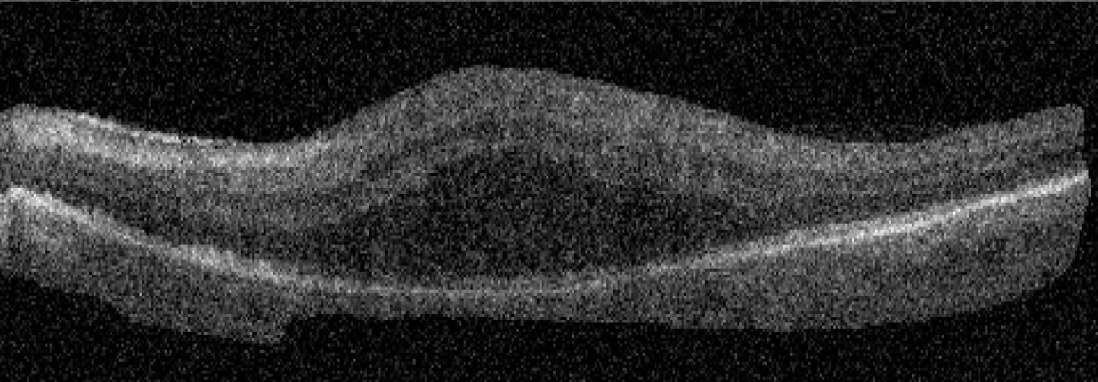
#> input picture Lab5/8bit-image.png, 1098 x 382 px, found by its file name
$ python Lab5-1.py
#> lines starting #> are read from the running program, lines starting #| are printed output that depends on the picture; after the words box and inside, x2 and y2 are one past the last pixel; in counts of white or black regions, pixels touching at a corner belong together
import cv2
import numpy as np
import matplotlib.pyplot as plt

# Load a grayscale image
img = cv2.imread('Lab5/8bit-image.png', cv2.IMREAD_GRAYSCALE)
#> img is the input picture: shape (382, 1098); min 0, max 255, mean 44.1


# Create 8 subplots for each bitplane
fig, axes = plt.subplots(2, 4, figsize=(12, 6))
fig.suptitle('Bitplane Decomposition', fontsize=16)

for i in range(8):
    bitplane = (img >> i) & 1  # Extract the i-th bit
    bitplane_img = bitplane * 255  # Scale to 0 or 255 for visualization

    ax = axes[i // 4, i % 4]
    ax.imshow(bitplane_img, cmap='gray')
    ax.set_title(f'Bitplane {i}')
    ax.axis('off')
#> this loop made 8 passes
#> pass 1, `bitplane = (img >> i) & 1`:
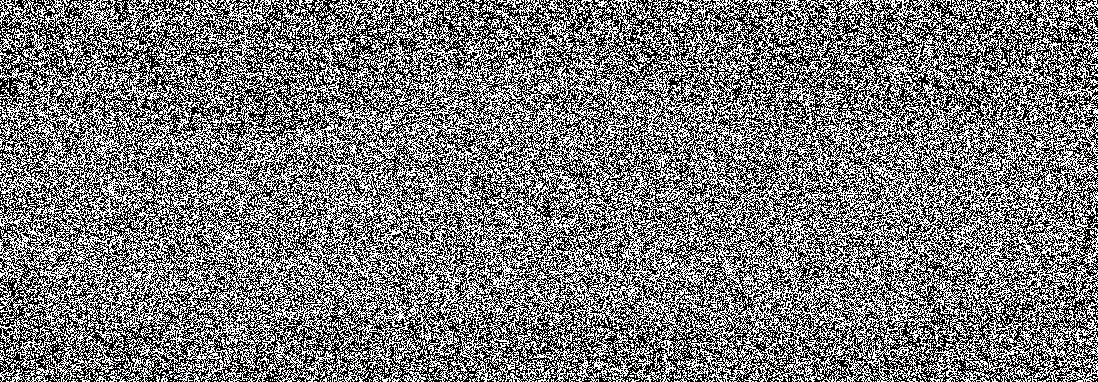
#> bitplane: shape (382, 1098); values 0 (black) and 1 (white), 47.8% white in thin lines or dots
#> pass 2, `bitplane = (img >> i) & 1`:
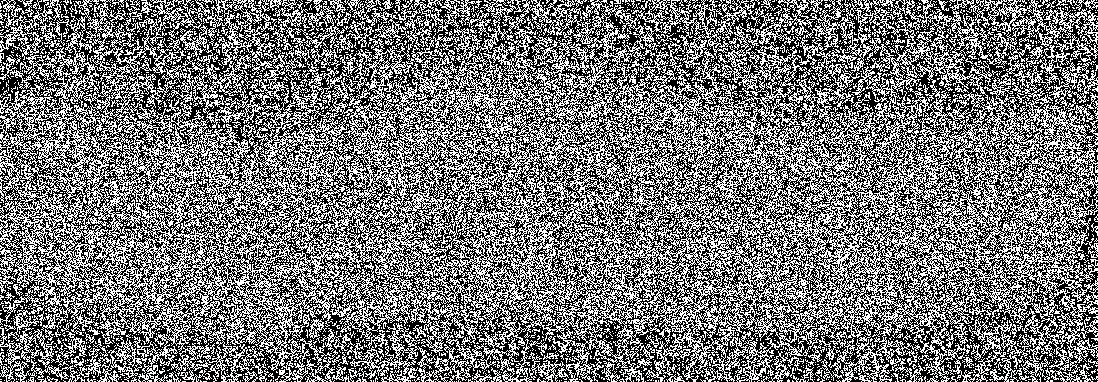
#> bitplane: shape (382, 1098); values 0 (black) and 1 (white), 46.3% white in thin lines or dots

plt.tight_layout()
plt.show()
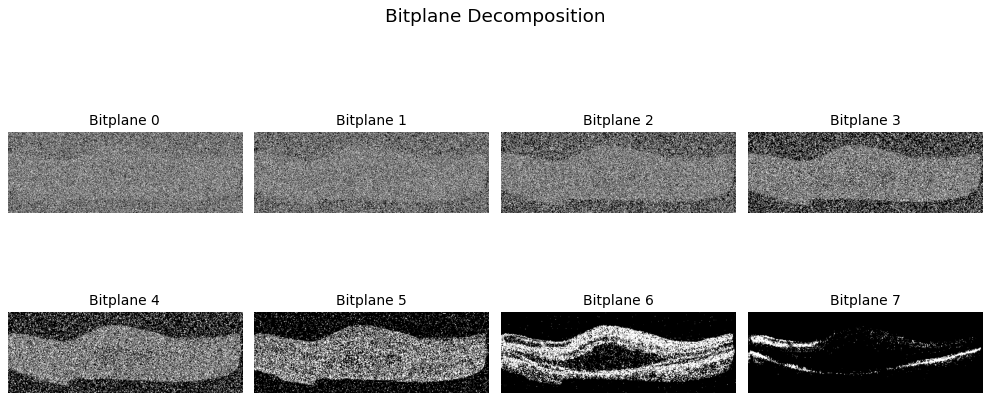
#> figure drawn by matplotlib, 8 panels

$ run again, with Lab5/tumor.png copied over Lab5/8bit-image.png
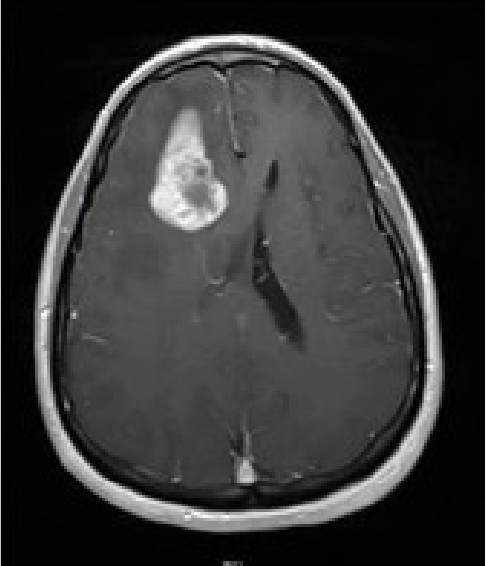
#> input picture Lab5/tumor.png, 486 x 566 px, found by its file name
#> the loop `for i in range(8):` made 8 passes
#> pass 1, `bitplane = (img >> i) & 1`:
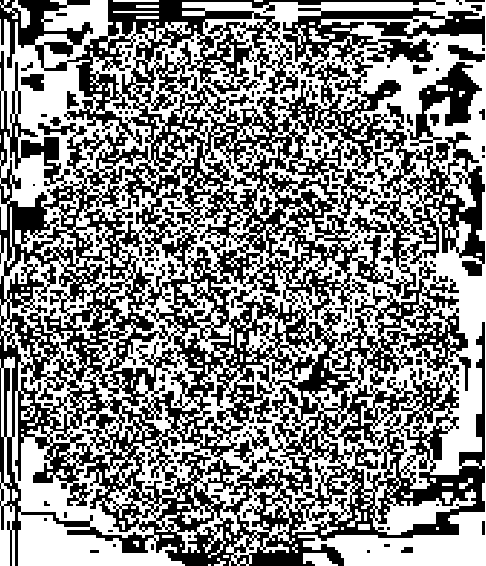
#> bitplane: shape (566, 486); values 0 (black) and 1 (white), 52.6% white; 122 black regions (92 under 20 px), largest, box (x1, y1, x2, y2) and area: (0, 0, 485, 566) 125199, (407, 62, 482, 146) 2286, (448, 45, 485, 62) 330
#> pass 2, `bitplane = (img >> i) & 1`:
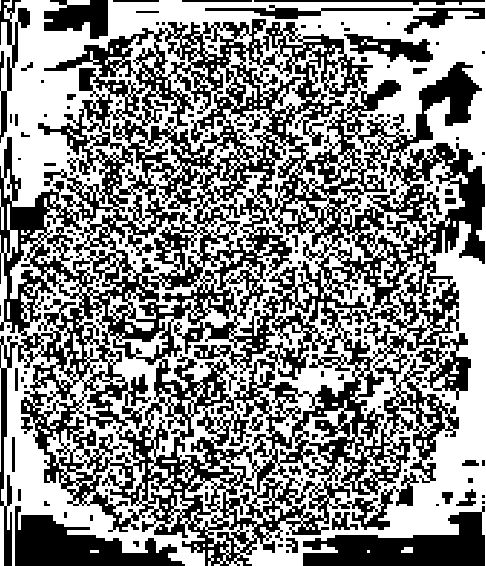
#> bitplane: shape (566, 486); values 0 (black) and 1 (white), 53.7% white; 136 black regions (90 under 20 px), largest, box (x1, y1, x2, y2) and area: (0, 19, 485, 566) 106924, (303, 506, 485, 566) 5757, (15, 506, 185, 566) 5094
